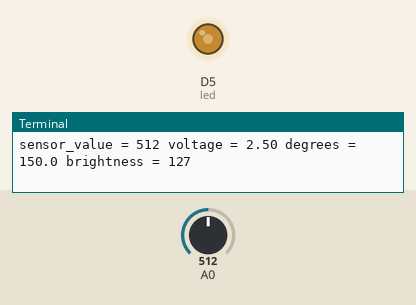
Simulated run of this program. Board: Raspberry Pi (BCM pin numbers) with a GrovePi and a Grove Base HAT. Parts: output pins drawn as LEDs (lit = HIGH), the last lines printed to the terminal. The inputs (shaded band) are chosen by the test bench; at power-on: A0 = 512 (analog values on the 0–1023 scale).

Above: at 2.2 s.
2.3 s: A0 set to 716
At 3.5 s:
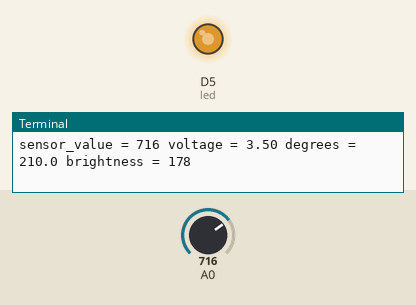
3.8 s: A0 set to 900
At 4.9 s:
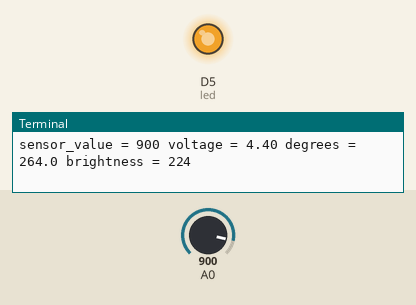
5.3 s: A0 set to 122
At 6.0 s:
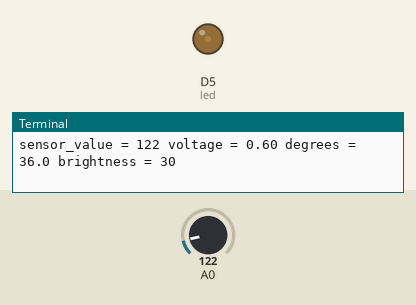
6.8 s: A0 set to 511
At 7.2 s:
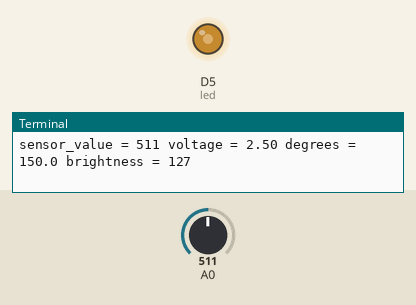
Timing chart, 0 to 9.3 s (numbered marks = the images above; inputs shaded):
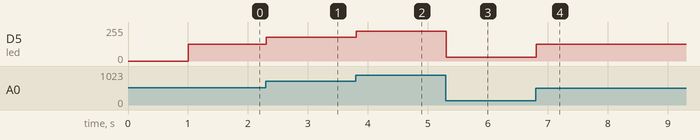

Measured:
- after the input at 2.3 s, D5 (led): 127/255 → 178/255 at once
- after the input at 3.8 s, D5 (led): 178/255 → 224/255 at once
- after the input at 5.3 s, D5 (led): 224/255 → 30/255 at once
- after the input at 6.8 s, D5 (led): 30/255 → 127/255 at once

The program:

grove_rotary_angle_sensor.py
```python
#!/usr/bin/env python
#
# GrovePi Example for using the Grove Rotary Angle Sensor (Potentiometer) and the Grove LED to create LED sweep
#
# Modules:
#	 http://www.seeedstudio.com/wiki/Grove_-_Rotary_Angle_Sensor
#	 http://www.seeedstudio.com/wiki/Grove_-_LED_Socket_Kit
# The GrovePi connects the Raspberry Pi and Grove sensors.  You can learn more about GrovePi here:  http://www.dexterindustries.com/GrovePi
#
# Have a question about this example?  Ask on the forums here:  http://forum.dexterindustries.com/c/grovepi
#
'''
## License

The MIT License (MIT)

GrovePi for the Raspberry Pi: an open source platform for connecting Grove Sensors to the Raspberry Pi.
Copyright (C) 2017  Dexter Industries

Permission is hereby granted, free of charge, to any person obtaining a copy
of this software and associated documentation files (the "Software"), to deal
in the Software without restriction, including without limitation the rights
to use, copy, modify, merge, publish, distribute, sublicense, and/or sell
copies of the Software, and to permit persons to whom the Software is
furnished to do so, subject to the following conditions:

The above copyright notice and this permission notice shall be included in
all copies or substantial portions of the Software.

THE SOFTWARE IS PROVIDED "AS IS", WITHOUT WARRANTY OF ANY KIND, EXPRESS OR
IMPLIED, INCLUDING BUT NOT LIMITED TO THE WARRANTIES OF MERCHANTABILITY,
FITNESS FOR A PARTICULAR PURPOSE AND NONINFRINGEMENT. IN NO EVENT SHALL THE
AUTHORS OR COPYRIGHT HOLDERS BE LIABLE FOR ANY CLAIM, DAMAGES OR OTHER
LIABILITY, WHETHER IN AN ACTION OF CONTRACT, TORT OR OTHERWISE, ARISING FROM,
OUT OF OR IN CONNECTION WITH THE SOFTWARE OR THE USE OR OTHER DEALINGS IN
THE SOFTWARE.
'''


import time
import grovepi

# Connect the Grove Rotary Angle Sensor to analog port A0
# SIG,NC,VCC,GND
potentiometer = 0

# Connect the LED to digital port D5
# SIG,NC,VCC,GND
led = 5

grovepi.pinMode(potentiometer,"INPUT")
grovepi.pinMode(led,"OUTPUT")
time.sleep(1)

# Reference voltage of ADC is 5v
adc_ref = 5

# Vcc of the grove interface is normally 5v
grove_vcc = 5

# Full value of the rotary angle is 300 degrees, as per it's specs (0 to 300)
full_angle = 300

while True:
    try:
        # Read sensor value from potentiometer
        sensor_value = grovepi.analogRead(potentiometer)

        # Calculate voltage
        voltage = round((float)(sensor_value) * adc_ref / 1023, 2)

        # Calculate rotation in degrees (0 to 300)
        degrees = round((voltage * full_angle) / grove_vcc, 2)

        # Calculate LED brightess (0 to 255) from degrees (0 to 300)
        brightness = int(degrees / full_angle * 255)

        # Give PWM output to LED
        grovepi.analogWrite(led,brightness)

        print("sensor_value = %d voltage = %.2f degrees = %.1f brightness = %d" %(sensor_value, voltage, degrees, brightness))
    except KeyboardInterrupt:
        grovepi.analogWrite(led,0)
        break
    except IOError:
        print ("Error")
```
